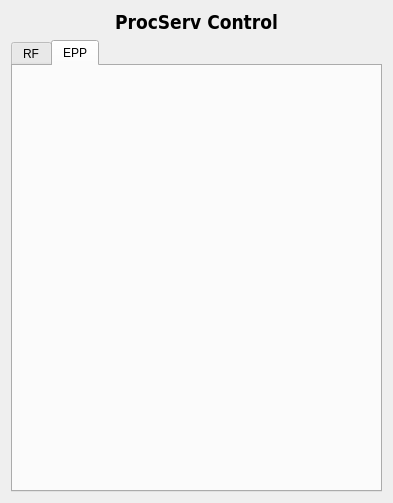
<?xml version="1.0" encoding="UTF-8"?>
<ui version="4.0">
 <class>Form</class>
 <widget class="QWidget" name="Form">
  <property name="geometry">
   <rect>
    <x>0</x>
    <y>0</y>
    <width>393</width>
    <height>503</height>
   </rect>
  </property>
  <property name="windowTitle">
   <string>Form</string>
  </property>
  <layout class="QGridLayout" name="gridLayout">
   <item row="0" column="0">
    <widget class="QLabel" name="label">
     <property name="palette">
      <palette>
       <active>
        <colorrole role="WindowText">
         <brush brushstyle="SolidPattern">
          <color alpha="255">
           <red>0</red>
           <green>0</green>
           <blue>0</blue>
          </color>
         </brush>
        </colorrole>
        <colorrole role="Button">
         <brush brushstyle="SolidPattern">
          <color alpha="255">
           <red>114</red>
           <green>159</green>
           <blue>207</blue>
          </color>
         </brush>
        </colorrole>
        <colorrole role="Light">
         <brush brushstyle="SolidPattern">
          <color alpha="255">
           <red>196</red>
           <green>225</green>
           <blue>255</blue>
          </color>
         </brush>
        </colorrole>
        <colorrole role="Midlight">
         <brush brushstyle="SolidPattern">
          <color alpha="255">
           <red>155</red>
           <green>192</green>
           <blue>231</blue>
          </color>
         </brush>
        </colorrole>
        <colorrole role="Dark">
         <brush brushstyle="SolidPattern">
          <color alpha="255">
           <red>57</red>
           <green>79</green>
           <blue>103</blue>
          </color>
         </brush>
        </colorrole>
        <colorrole role="Mid">
         <brush brushstyle="SolidPattern">
          <color alpha="255">
           <red>76</red>
           <green>106</green>
           <blue>138</blue>
          </color>
         </brush>
        </colorrole>
        <colorrole role="Text">
         <brush brushstyle="SolidPattern">
          <color alpha="255">
           <red>0</red>
           <green>0</green>
           <blue>0</blue>
          </color>
         </brush>
        </colorrole>
        <colorrole role="BrightText">
         <brush brushstyle="SolidPattern">
          <color alpha="255">
           <red>255</red>
           <green>255</green>
           <blue>255</blue>
          </color>
         </brush>
        </colorrole>
        <colorrole role="ButtonText">
         <brush brushstyle="SolidPattern">
          <color alpha="255">
           <red>0</red>
           <green>0</green>
           <blue>0</blue>
          </color>
         </brush>
        </colorrole>
        <colorrole role="Base">
         <brush brushstyle="SolidPattern">
          <color alpha="255">
           <red>255</red>
           <green>255</green>
           <blue>255</blue>
          </color>
         </brush>
        </colorrole>
        <colorrole role="Window">
         <brush brushstyle="SolidPattern">
          <color alpha="255">
           <red>114</red>
           <green>159</green>
           <blue>207</blue>
          </color>
         </brush>
        </colorrole>
        <colorrole role="Shadow">
         <brush brushstyle="SolidPattern">
          <color alpha="255">
           <red>0</red>
           <green>0</green>
           <blue>0</blue>
          </color>
         </brush>
        </colorrole>
        <colorrole role="AlternateBase">
         <brush brushstyle="SolidPattern">
          <color alpha="255">
           <red>184</red>
           <green>207</green>
           <blue>231</blue>
          </color>
         </brush>
        </colorrole>
        <colorrole role="ToolTipBase">
         <brush brushstyle="SolidPattern">
          <color alpha="255">
           <red>255</red>
           <green>255</green>
           <blue>220</blue>
          </color>
         </brush>
        </colorrole>
        <colorrole role="ToolTipText">
         <brush brushstyle="SolidPattern">
          <color alpha="255">
           <red>0</red>
           <green>0</green>
           <blue>0</blue>
          </color>
         </brush>
        </colorrole>
       </active>
       <inactive>
        <colorrole role="WindowText">
         <brush brushstyle="SolidPattern">
          <color alpha="255">
           <red>0</red>
           <green>0</green>
           <blue>0</blue>
          </color>
         </brush>
        </colorrole>
        <colorrole role="Button">
         <brush brushstyle="SolidPattern">
          <color alpha="255">
           <red>114</red>
           <green>159</green>
           <blue>207</blue>
          </color>
         </brush>
        </colorrole>
        <colorrole role="Light">
         <brush brushstyle="SolidPattern">
          <color alpha="255">
           <red>196</red>
           <green>225</green>
           <blue>255</blue>
          </color>
         </brush>
        </colorrole>
        <colorrole role="Midlight">
         <brush brushstyle="SolidPattern">
          <color alpha="255">
           <red>155</red>
           <green>192</green>
           <blue>231</blue>
          </color>
         </brush>
        </colorrole>
        <colorrole role="Dark">
         <brush brushstyle="SolidPattern">
          <color alpha="255">
           <red>57</red>
           <green>79</green>
           <blue>103</blue>
          </color>
         </brush>
        </colorrole>
        <colorrole role="Mid">
         <brush brushstyle="SolidPattern">
          <color alpha="255">
           <red>76</red>
           <green>106</green>
           <blue>138</blue>
          </color>
         </brush>
        </colorrole>
        <colorrole role="Text">
         <brush brushstyle="SolidPattern">
          <color alpha="255">
           <red>0</red>
           <green>0</green>
           <blue>0</blue>
          </color>
         </brush>
        </colorrole>
        <colorrole role="BrightText">
         <brush brushstyle="SolidPattern">
          <color alpha="255">
           <red>255</red>
           <green>255</green>
           <blue>255</blue>
          </color>
         </brush>
        </colorrole>
        <colorrole role="ButtonText">
         <brush brushstyle="SolidPattern">
          <color alpha="255">
           <red>0</red>
           <green>0</green>
           <blue>0</blue>
          </color>
         </brush>
        </colorrole>
        <colorrole role="Base">
         <brush brushstyle="SolidPattern">
          <color alpha="255">
           <red>255</red>
           <green>255</green>
           <blue>255</blue>
          </color>
         </brush>
        </colorrole>
        <colorrole role="Window">
         <brush brushstyle="SolidPattern">
          <color alpha="255">
           <red>114</red>
           <green>159</green>
           <blue>207</blue>
          </color>
         </brush>
        </colorrole>
        <colorrole role="Shadow">
         <brush brushstyle="SolidPattern">
          <color alpha="255">
           <red>0</red>
           <green>0</green>
           <blue>0</blue>
          </color>
         </brush>
        </colorrole>
        <colorrole role="AlternateBase">
         <brush brushstyle="SolidPattern">
          <color alpha="255">
           <red>184</red>
           <green>207</green>
           <blue>231</blue>
          </color>
         </brush>
        </colorrole>
        <colorrole role="ToolTipBase">
         <brush brushstyle="SolidPattern">
          <color alpha="255">
           <red>255</red>
           <green>255</green>
           <blue>220</blue>
          </color>
         </brush>
        </colorrole>
        <colorrole role="ToolTipText">
         <brush brushstyle="SolidPattern">
          <color alpha="255">
           <red>0</red>
           <green>0</green>
           <blue>0</blue>
          </color>
         </brush>
        </colorrole>
       </inactive>
       <disabled>
        <colorrole role="WindowText">
         <brush brushstyle="SolidPattern">
          <color alpha="255">
           <red>57</red>
           <green>79</green>
           <blue>103</blue>
          </color>
         </brush>
        </colorrole>
        <colorrole role="Button">
         <brush brushstyle="SolidPattern">
          <color alpha="255">
           <red>114</red>
           <green>159</green>
           <blue>207</blue>
          </color>
         </brush>
        </colorrole>
        <colorrole role="Light">
         <brush brushstyle="SolidPattern">
          <color alpha="255">
           <red>196</red>
           <green>225</green>
           <blue>255</blue>
          </color>
         </brush>
        </colorrole>
        <colorrole role="Midlight">
         <brush brushstyle="SolidPattern">
          <color alpha="255">
           <red>155</red>
           <green>192</green>
           <blue>231</blue>
          </color>
         </brush>
        </colorrole>
        <colorrole role="Dark">
         <brush brushstyle="SolidPattern">
          <color alpha="255">
           <red>57</red>
           <green>79</green>
           <blue>103</blue>
          </color>
         </brush>
        </colorrole>
        <colorrole role="Mid">
         <brush brushstyle="SolidPattern">
          <color alpha="255">
           <red>76</red>
           <green>106</green>
           <blue>138</blue>
          </color>
         </brush>
        </colorrole>
        <colorrole role="Text">
         <brush brushstyle="SolidPattern">
          <color alpha="255">
           <red>57</red>
           <green>79</green>
           <blue>103</blue>
          </color>
         </brush>
        </colorrole>
        <colorrole role="BrightText">
         <brush brushstyle="SolidPattern">
          <color alpha="255">
           <red>255</red>
           <green>255</green>
           <blue>255</blue>
          </color>
         </brush>
        </colorrole>
        <colorrole role="ButtonText">
         <brush brushstyle="SolidPattern">
          <color alpha="255">
           <red>57</red>
           <green>79</green>
           <blue>103</blue>
          </color>
         </brush>
        </colorrole>
        <colorrole role="Base">
         <brush brushstyle="SolidPattern">
          <color alpha="255">
           <red>114</red>
           <green>159</green>
           <blue>207</blue>
          </color>
         </brush>
        </colorrole>
        <colorrole role="Window">
         <brush brushstyle="SolidPattern">
          <color alpha="255">
           <red>114</red>
           <green>159</green>
           <blue>207</blue>
          </color>
         </brush>
        </colorrole>
        <colorrole role="Shadow">
         <brush brushstyle="SolidPattern">
          <color alpha="255">
           <red>0</red>
           <green>0</green>
           <blue>0</blue>
          </color>
         </brush>
        </colorrole>
        <colorrole role="AlternateBase">
         <brush brushstyle="SolidPattern">
          <color alpha="255">
           <red>114</red>
           <green>159</green>
           <blue>207</blue>
          </color>
         </brush>
        </colorrole>
        <colorrole role="ToolTipBase">
         <brush brushstyle="SolidPattern">
          <color alpha="255">
           <red>255</red>
           <green>255</green>
           <blue>220</blue>
          </color>
         </brush>
        </colorrole>
        <colorrole role="ToolTipText">
         <brush brushstyle="SolidPattern">
          <color alpha="255">
           <red>0</red>
           <green>0</green>
           <blue>0</blue>
          </color>
         </brush>
        </colorrole>
       </disabled>
      </palette>
     </property>
     <property name="font">
      <font>
       <family>DejaVu Sans Condensed</family>
       <pointsize>14</pointsize>
       <weight>75</weight>
       <bold>true</bold>
      </font>
     </property>
     <property name="text">
      <string>ProcServ Control</string>
     </property>
     <property name="alignment">
      <set>Qt::AlignCenter</set>
     </property>
    </widget>
   </item>
   <item row="1" column="0">
    <widget class="QTabWidget" name="tabWidget">
     <property name="currentIndex">
      <number>1</number>
     </property>
     <widget class="QWidget" name="rf_tab">
      <attribute name="title">
       <string>RF</string>
      </attribute>
     </widget>
     <widget class="QWidget" name="epp_tab">
      <attribute name="title">
       <string>EPP</string>
      </attribute>
     </widget>
    </widget>
   </item>
  </layout>
 </widget>
 <resources/>
 <connections/>
</ui>
